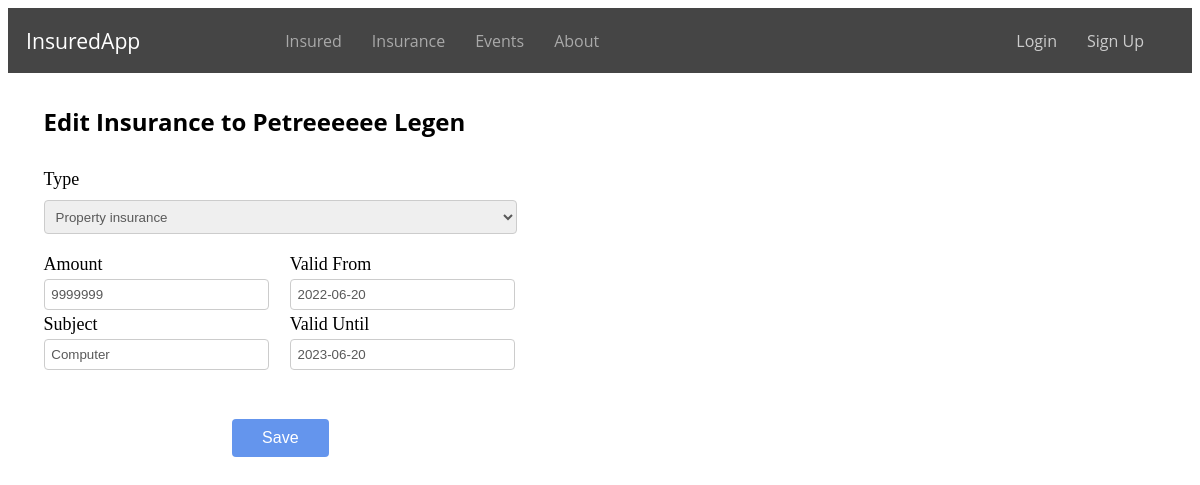
/edit_insurance/15/, run on the app's committed database.
### evidence/models.py (models this page shows, shortened)
class Insured(models.Model):
    user = models.ForeignKey(User, on_delete=models.CASCADE, related_name='insured', null=True, blank=True)
    first_name = models.CharField(max_length=100)
    profile_photo = models.ImageField(upload_to='profile_photos', blank=True, null=True)
    last_name = models.CharField(max_length=100)
    email = models.EmailField()
    role = models.CharField(max_length=20, choices=RoleEnum.choices(), null=True)
    street = models.CharField(max_length=100)
    city = models.CharField(max_length=64)
    zipcode = models.CharField(max_length=16)
    phone = models.CharField(max_length=16)
    is_policyholder = models.BooleanField(default=False)
    class Meta:
        ordering = ['id']

class Insurance(models.Model):
    INSURANCE_TYPE = (
        ('home', 'Home insurance'),
        ('car', 'Car insurance'),
        ('property', 'Property insurance'),
    )
    insurance = models.ManyToManyField(Insured, related_name='insurance')
    type = models.CharField(max_length=32, choices=INSURANCE_TYPE)
    subject = models.CharField(max_length=32)
    amount = models.CharField(max_length=32)
    valid_from = models.DateField()
    valid_until = models.DateField()
    class Meta:
        ordering = ['id']

### evidence/views.py (the view)
# urls.py: path('edit_insurance/<int:insurance_id>/', views.edit_insurance, name='edit_insurance'),
def edit_insurance(request, insurance_id):
    insurance = get_object_or_404(Insurance, id=insurance_id)
    insured = insurance.insurance.first()
    if request.method == 'POST':
        form = InsuranceForm(request.POST, instance=insurance)
        if form.is_valid():
            form.save()
            return redirect('insured_detail', insured_id=insurance.insurance.first().id)
    else:
        form = InsuranceForm(instance=insurance)
    context = {
        'form': form,
        'insurance': insurance,
        'insured': insured,
    }
    return render(request, 'edit_insurance.html', context)

### evidence/forms.py
class InsuranceForm(forms.ModelForm):
    class Meta:
        model = Insurance
        fields = ['type', 'subject', 'amount', 'valid_from', 'valid_until']

### evidence/templates/edit_insurance.html (shortened to what this page needs)
{% extends 'base.html' %}
{% block content %}
    <h2 class="add-insurance-h">Edit Insurance to {{ insured.first_name }} {{ insured.last_name }}</h2>
    <form method="POST" class="add-insurance-form">
        <div class="form-row-add-insurance-type">
            <label>Type</label>
            {{ form.type }}
        </div>
        <div class="form-row-add-insurance">
            <div class="form-column-add-insurance">
                <label>Amount</label>
                {{ form.amount }}
            </div>
            <div class="form-column-add-insurance">
                <label>Subject</label>
                {{ form.subject }}
            </div>
        </div>
        <div class="form-row-add-insurance">
            <div class="form-column-add-insurance">
                <label>Valid From</label>
                {{ form.valid_from }}
            </div>
            <div class="form-column-add-insurance">
                <label>Valid Until</label>
                {{ form.valid_until }}
            </div>
        </div>
        <div class="add-insurance-button">
            <button type="submit" class="submit-button">Save</button>
        </div>
    </form>
{% endblock %}

### static/css/style.css (style rules this page uses)
.submit-button { padding: 10px 30px; background-color: #6495ED; color: #fff; text-decoration: none; font-size: 18px; border: none; border-radius: 4px; cursor: pointer; }
.add-insurance-form { max-width: 40%; padding: 1% 0 0 3%; border-radius: 8px; display: grid; grid-template-columns: repeat(2, 1fr); gap: 4%; }
.form-row-add-insurance-type { grid-column: 1 / span 2; }
.form-row-add-insurance-type label { font-size: 18px; }
.form-row-add-insurance-type select { width: 100%; padding: 1.5%; box-sizing: border-box; border: 1px solid #ccc; border-radius: 4px; margin: 10px 0 10px 0; color: #595959; }
.add-insurance-h { padding: 1% 0 0 3%; font-weight: bold; font-family: 'Open Sans', sans-serif; }
.form-row-add-insurance { display: flex; flex-wrap: wrap; margin-bottom: 20px; }
.form-column-add-insurance { width: 100%; padding: 0 1% 2% 0; }
.form-row-add-insurance label { display: block; font-size: 18px; margin-bottom: 4px; }
.form-row-add-insurance input { width: 100%; padding:3%; box-sizing: border-box; border: 1px solid #ccc; border-radius: 4px; color: #595959; }
.add-insurance-button { margin-top: 3%; display: grid; grid-column: 1 / span 2; justify-content: center; }
.add-insurance-button button { padding: 10px 30px; background-color: #6495ED; color: #fff; border: none; border-radius: 4px; cursor: pointer; font-size: 16px; }

### data on the page
Insured: first_name "Petreeeeee", last_name "Legen"
Insurance: type "Property insurance", amount "9999999", subject "Computer", valid_from "2022-06-20", valid_until "2023-06-20"
